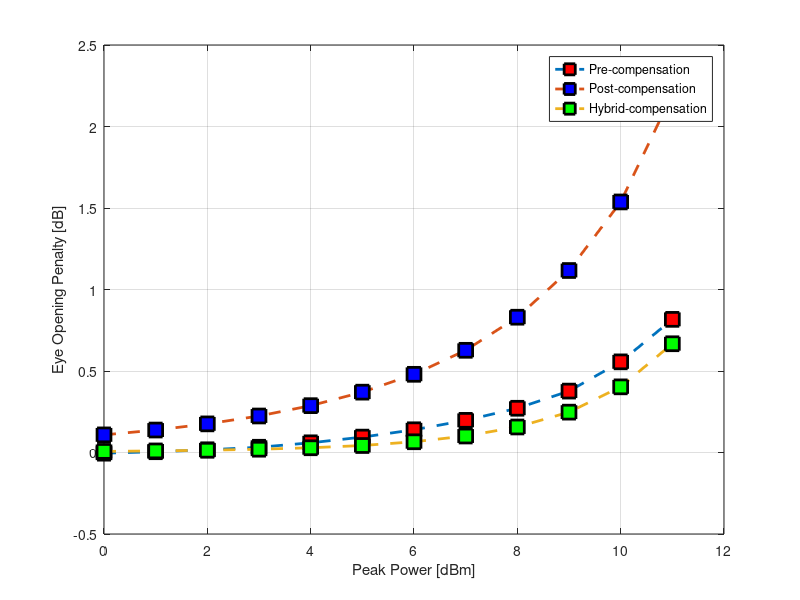
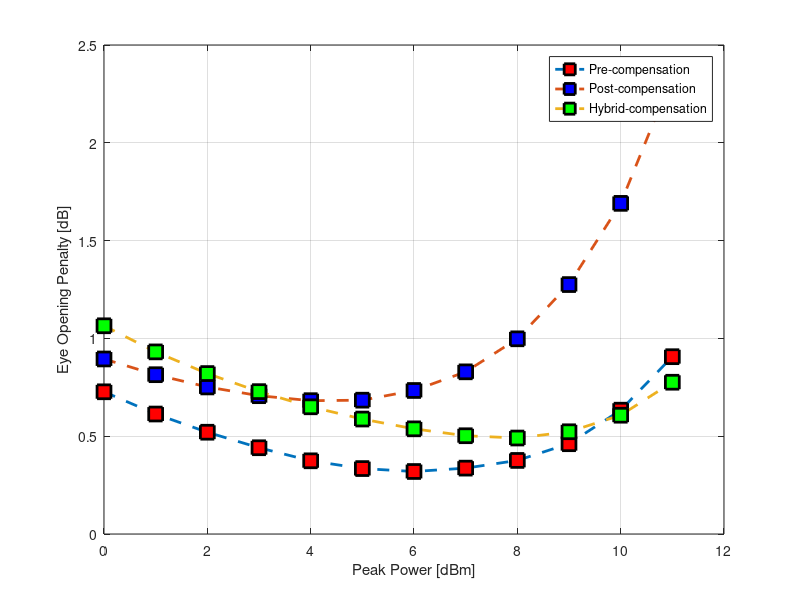

Source code (MATLAB) for these figures, in order:
%Optical Communication Systems/Components
%Lab 3

clear all;
close all;
clc;

%Exercise 5

%Eye opening penalty vs peak power (no noise)
in1=[-0.00423679417323442 0.00473771944329826 0.0164520535164776 0.0322184737120033 0.0595336421610284 0.0944728150415806 0.139492184782 0.197272996540114 0.271410318191379 0.376759418261521 0.556103519230469 0.816839095673171];
in2=[0.108101523855723 0.137824505106931 0.175587837546043 0.223966165922967 0.287366205664632 0.370236201298614 0.479704577588912 0.626976497539555 0.829963581256894 1.11651547322987 1.53720197759791 2.19767323327098];
in3=[0.00665543104745581 0.00972566172226408 0.0140147421233614 0.020159778956117 0.0290584720538618 0.042863310887963 0.0658479460146388 0.101124116314569 0.156485753191159 0.247592672027324 0.402775313467679 0.667148022400845];
dBm=[0 1 2 3 4 5 6 7 8 9 10 11];

figure;
plot(dBm,in1,'--s','Linewidth',2,'MarkerEdgeColor','k','MarkerFaceColor','r','MarkerSize',10);
hold on;
plot(dBm,in2,'--s','Linewidth',2,'MarkerEdgeColor','k','MarkerFaceColor','b','MarkerSize',10);
hold on;
plot(dBm,in3,'--s','Linewidth',2,'MarkerEdgeColor','k','MarkerFaceColor','g','MarkerSize',10);
xlabel('Peak Power [dBm]'); ylabel('Eye Opening Penalty [dB]'); grid on;
leg=legend('Pre-compensation','Post-compensation','Hybrid-compensation');

%Eye opening penalty vs peak power (with noise)
in1=[0.727044380075121 0.613389876082028 0.520326461248715 0.440974987831286 0.374211726316705 0.334544038064148 0.319535263393554 0.33676931567593 0.376105569577849 0.461544193227375 0.633083244615634 0.906469208725333];
in2=[0.894843251258536 0.814422376959755 0.751782529954319 0.707074880327173 0.681636607878136 0.684144584101443 0.733722858451682 0.829069915405739 0.997912265858623 1.27521449438048 1.69037034534816 2.34075469935311];
in3=[1.06455030021249 0.931049846667552 0.820276615926588 0.727901492328471 0.650277511793057 0.587708119249477 0.537671151741847 0.502380830982531 0.490675309838025 0.522701787456128 0.607232820064041 0.775879202493115];
dBm=[0 1 2 3 4 5 6 7 8 9 10 11];

figure;
plot(dBm,in1,'--s','Linewidth',2,'MarkerEdgeColor','k','MarkerFaceColor','r','MarkerSize',10);
hold on;
plot(dBm,in2,'--s','Linewidth',2,'MarkerEdgeColor','k','MarkerFaceColor','b','MarkerSize',10);
hold on;
plot(dBm,in3,'--s','Linewidth',2,'MarkerEdgeColor','k','MarkerFaceColor','g','MarkerSize',10);
xlabel('Peak Power [dBm]'); ylabel('Eye Opening Penalty [dB]'); grid on;
leg=legend('Pre-compensation','Post-compensation','Hybrid-compensation');
